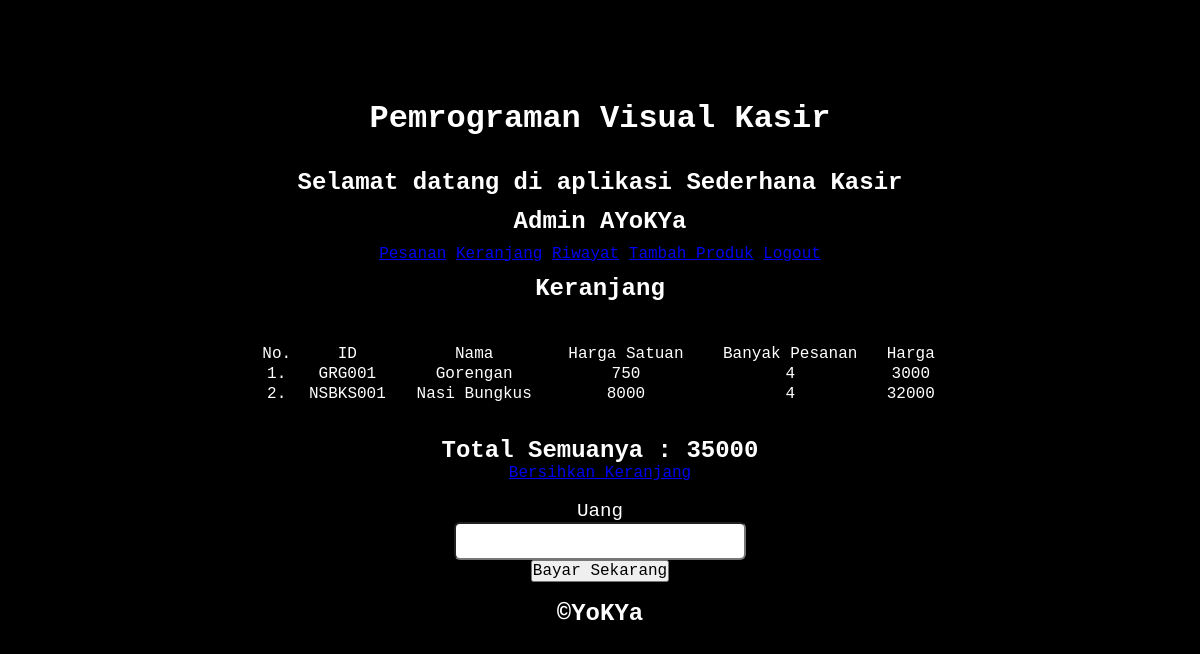
The page /Kasir/Keranjang.php (signed in) on the database its author committed.
### tables this page shows
CREATE TABLE `keranjang` (
  `id_pesanan` varchar(20) NOT NULL,
  `admin_pesanan` varchar(50) NOT NULL,
  `nama_pesanan` varchar(50) NOT NULL,
  `harga_pesanan` int(20) NOT NULL,
  `banyak_pesanan` int(20) NOT NULL
);

### Classes/Database.php (called while the page is built, shortened)
<?php
class Database {
    private static $INSTANCE = null;
    private $DB,
            $host = 'localhost',
            $user = 'root',
            $pass = '',
            $db   = 'pv_kasir';
    public function __construct() {
        $this->DB = new mysqli($this->host, $this->user, $this->pass, $this->db);
    }
    public static function getInstance(){
        if (!isset( self::$INSTANCE)) {
            self::$INSTANCE = new Database();
        }
        return self::$INSTANCE;
    }
    public function get_keranjang($user){
        $query = "SELECT * FROM `keranjang` WHERE `admin_pesanan`= '$user'";
        $hasil = $this->DB->query($query);
        return $hasil;
    }
}

### Kasir/Core/init.php (called while the page is built, shortened)
<?php
    $PRODUK = new Produk();
?>

### Classes/Session.php (called while the page is built, shortened)
<?php
class Session {
    public static function Get($nama=null){
        return $_SESSION[$nama];
    }
}

### Classes/User.php (called while the page is built, shortened)
<?php
class User{
    public function __construct() {
        $this->_DB = Database::getInstance();
    }
}
?>

### Classes/Produk.php (called while the page is built, shortened)
<?php
include_once 'User.php';
class Produk extends User  {
    public function GetKeranjang($user){
        $data = $this->_DB->get_keranjang($user);
        return $data;
    }
}

### Kasir/Keranjang.php (the view, shortened to what this page needs)
<?php include_once 'Core/init.php'; include_once '../Templates/Header.php'; include_once 'Template/header.php';
?>
<h3>Keranjang</h3>
<?php $a = 1; ?>
    <table>
    <tr>
        <td>No.</td>
        <td>ID</td>
        <td>Nama</td>
        <td>Harga Satuan</td>
        <td>Banyak Pesanan</td>
        <td>Harga</td>
    </tr>
    <?php
        $total = 0;
        $Ker = $PRODUK->GetKeranjang(Session::Get('username'));
        while ($data =  mysqli_fetch_array($Ker)) {?>
        <tr>
        <td><?php echo $a."." ?> </td>
        <td><?php echo $data['id_pesanan']?></td>
        <td><?php echo $data['nama_pesanan']?></td>
        <td><?php echo $data['harga_pesanan']?></td>
        <td><?php echo $data['banyak_pesanan']?></td>
        <td><?php echo $data['harga_pesanan']*$data['banyak_pesanan']?></td>
        <?php
        $total += $data['harga_pesanan']*$data['banyak_pesanan'];
        $a++;}
        ?>
    </tr>
    </table>
    <h4>Total Semuanya : <?php echo $total?></h4>
    <a href="bersih.php">Bersihkan Keranjang</a><br><br>
    <label>Uang</label>
    <form action="Keranjang.php" method="post">
        <input type="number" name="Bayar"><br>
        <button name="submit"> Bayar Sekarang</button>
    </form><br>
<?php include_once '../templates/footer.php';
?>

### Assets/style.css (style rules this page uses)
* { font-family: monospace; margin: 0; padding: 0; font-size: 16px; }
body { margin-top: 100px; width: 100%; text-align: center; background-color: black; }
h3 { font-size: 1.5em; color: white; margin: 0.5em 0em 0.4em 0em; }
label { font-size: 1.2em; color: white; }
input:not(.a .b) { font-size: 1.5em; height: 1.4em; width: 12em; border-radius: 0.25em; text-align: center; }
h4 { color: white; font-size: 1.5em; }
table { font-size: 2em; padding: 1em 8em; width: 100%; color: white; align-items: center; }
td { font-size: 1em; }

### rows shown on the page
keranjang: id_pesanan "GRG001", nama_pesanan "Gorengan", harga_pesanan "750", banyak_pesanan "4", $data['harga_pesanan']*$data['banyak_pesanan'] "3000"
keranjang: id_pesanan "NSBKS001", nama_pesanan "Nasi Bungkus", harga_pesanan "8000", banyak_pesanan "4", $data['harga_pesanan']*$data['banyak_pesanan'] "32000"

### other values the page prints
Session::get('username') "AYoKYa"
$total "35000"
